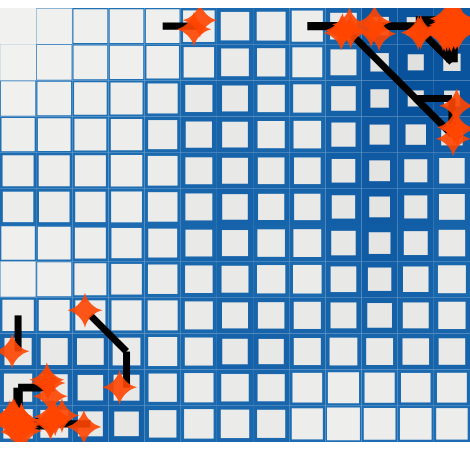

The notebook cell saved with this chart:
### Code cell
fig3 = basin.pond(base_style="iceflock") \
    .pad_layer(gap="nogap") \
    .rhizome_layer(X=Xs_hist_abnormal, **rhizome_layer_style) \
    .attraction_layer(Xs_hist_abnormal, jitter_amount=marker_jitter_amount, marker=dict(color="orangered", symbol="star-diamond", size=marker_size, opacity=marker_opacity)) \
    .visualize(**plot_args);
